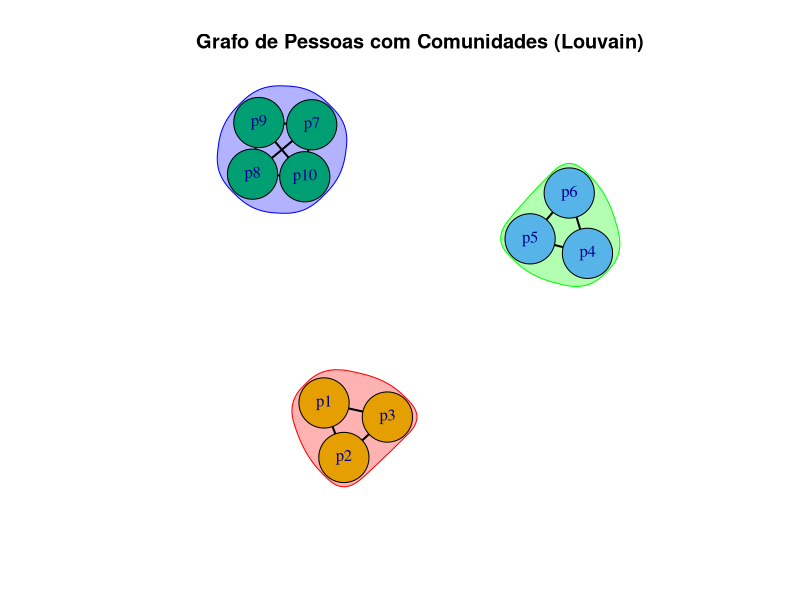

The R source for this figure:
####============================================
#### Aplicação da modularidade - César Macieira
####============================================
rm(list=ls(all=T))

# Packages
if(!require(igraph)){ install.packages("igraph"); require(igraph)}

# 1. Inicialização
set.seed(123)
n_pessoas <- 10
n_palavras <- 9
matriz_medidas <- matrix(0, nrow = n_pessoas, ncol = n_palavras)

# 2. Gerar as medidas por grupo
for (i in 1:n_pessoas) {
  if (i <= 3) {
    matriz_medidas[i, 1:3] <- runif(3)
  } else if (i <= 6) {
    matriz_medidas[i, 4:6] <- runif(3)
  } else {
    matriz_medidas[i, 7:9] <- runif(3)
  }
}

# 3. Criação da matriz U
matriz_binaria <- matrix(0, nrow = n_pessoas, ncol = n_palavras)
for (i in 1:n_pessoas) {
  top_3 <- order(matriz_medidas[i, ], decreasing = TRUE)[1:3]
  matriz_binaria[i, top_3] <- 1
}
matriz_binaria

# 4. Criar grafo bipartido
linhas <- which(matriz_binaria == 1, arr.ind = TRUE)
edges <- cbind(paste0("p", linhas[,1]), paste0("w", linhas[,2]))
g_bipartido <- graph_from_edgelist(edges, directed = FALSE)
V(g_bipartido)$type <- grepl("^w", V(g_bipartido)$name)

# 5. Projetar grafo entre pessoas
g_pessoas <- bipartite_projection(g_bipartido)$proj1

# 6. Comunidades e modularidade
comunidades <- cluster_louvain(g_pessoas)
modularidade <- modularity(comunidades)
cat("Modularidade:", modularidade, "\n")

# 7. Plot do grafo
plot(
  comunidades, 
  g_pessoas,
  vertex.label = V(g_pessoas)$name,
  vertex.color = comunidades$membership,
  vertex.size = 30,
  edge.width = 2,
  main = "Grafo de Pessoas com Comunidades (Louvain)"
)
